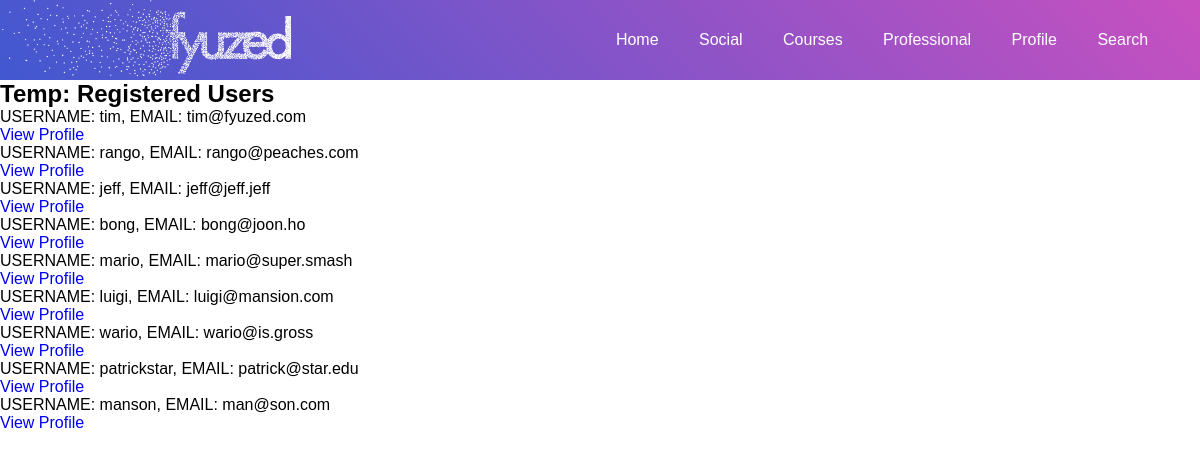
Before: /users/userlist/ (signed in) with the older database file.
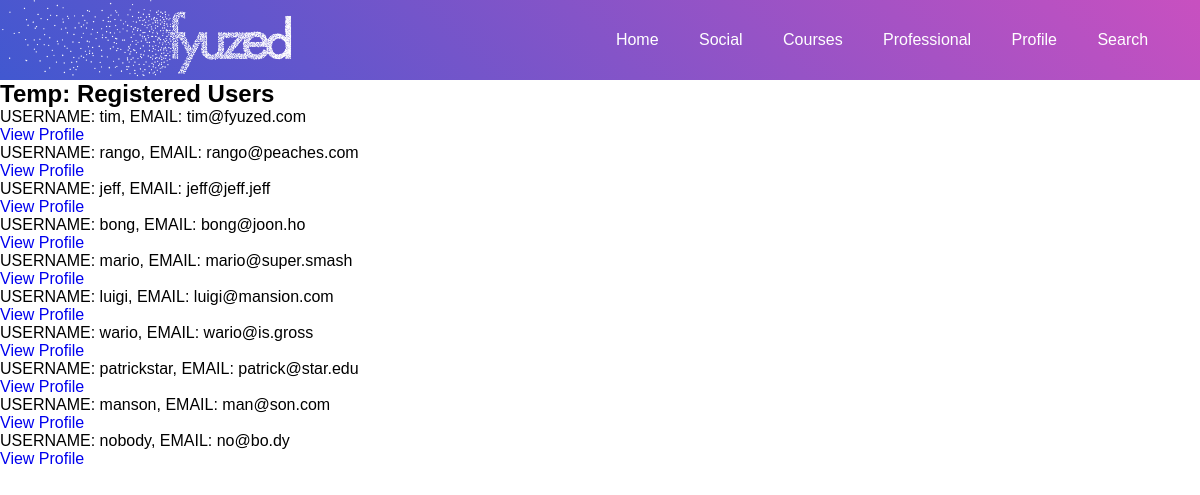
After: the same page with the newer database file.
### users/models.py (models this page shows, shortened)
class CustomUser(AbstractUser):
    slug = models.SlugField(unique=True, default="user_account_outdated")
    friend_list = models.ManyToManyField('CustomUser', related_name="friends")
    friend_requests = models.ManyToManyField('CustomUser', related_name="friendrequests")

### users/views.py (the view)
# urls.py: path('userlist/', RegisteredUsersList.as_view(), name='userlist'),
class RegisteredUsersList(LoginRequiredMixin, ListView):
    model = CustomUser
    template_name = 'users/user_list.html'

### templates/users/user_list.html (shortened to what this page needs)
{% extends 'base.html' %}
{% block content %}
<h2>Temp: Registered Users</h2>
<ul>
    {% for user in object_list %}
        <p><li>USERNAME: {{ user.username }}, EMAIL: {{ user.email }}</li>
            <a href="{% url 'profile' user.slug %}">View Profile</a>
        </p>
    {% endfor %}
</ul>
{% endblock %}

### templates/base.html (shortened to what this page needs)
<!DOCTYPE html>
<html>
  <head>
    {% load static %}
    <link rel="stylesheet" type = "text/css" href="{% static 'css/base.css' %}">
  </head>
  <nav class="NavbarItems">
    <img class="Masthead" src="{% static '/images/Fyuzedlg.png' %}" alt="masthead">
    <ul class="nav-menu">
      <li><a class="active" href="{% url 'home' %}">Home</a></li>
      {% if user.is_authenticated %}
      <li><a href="{% url 'grouphome' %}">Social</a></li>
      <li><a href="{% url 'courses_home' %}">Courses</a></li>
      <li><a href="#">Professional</a></li>
      <li><a href="{% url 'profile' user.slug %}">Profile</a></li>
      <li><a href="{% url 'search' %}">Search</a></li>
      {% endif %}
  </ul>
  </nav>
  <body>
    <main>
      {% block content %}
      {% endblock %}
    </main>
  </body>
</html>

### static/css/base.css (style rules this page uses)
* { padding: 0; margin: 0; text-decoration: none; list-style: none; box-sizing: border-box; }
body { font-family: sans-serif; }
.NavbarItems { background: linear-gradient(-135deg, #c850c0, #4158d0); height: 80px; display: flex; justify-content: center; align-items: center; font-size: 1rem; }
.Masthead { position: absolute; max-width: 24.5%; min-width: 235px; height: auto; left: 0; cursor: pointer; }
nav ul { float: right; list-style: none; text-align: center; justify-content: end; margin: auto; padding-left: 47%; }
nav ul li { display: inline-block; line-height: 80px; margin: 0 5px; }
nav ul li a { color: white; font-size: 17px; padding: 7px 13px; border-radius: 3px; font-weight: 100; }
nav ul li a { font-size: 16px; }

Changed rows visible on the page:
added CustomUser: username "nobody", email "no@bo.dy"
